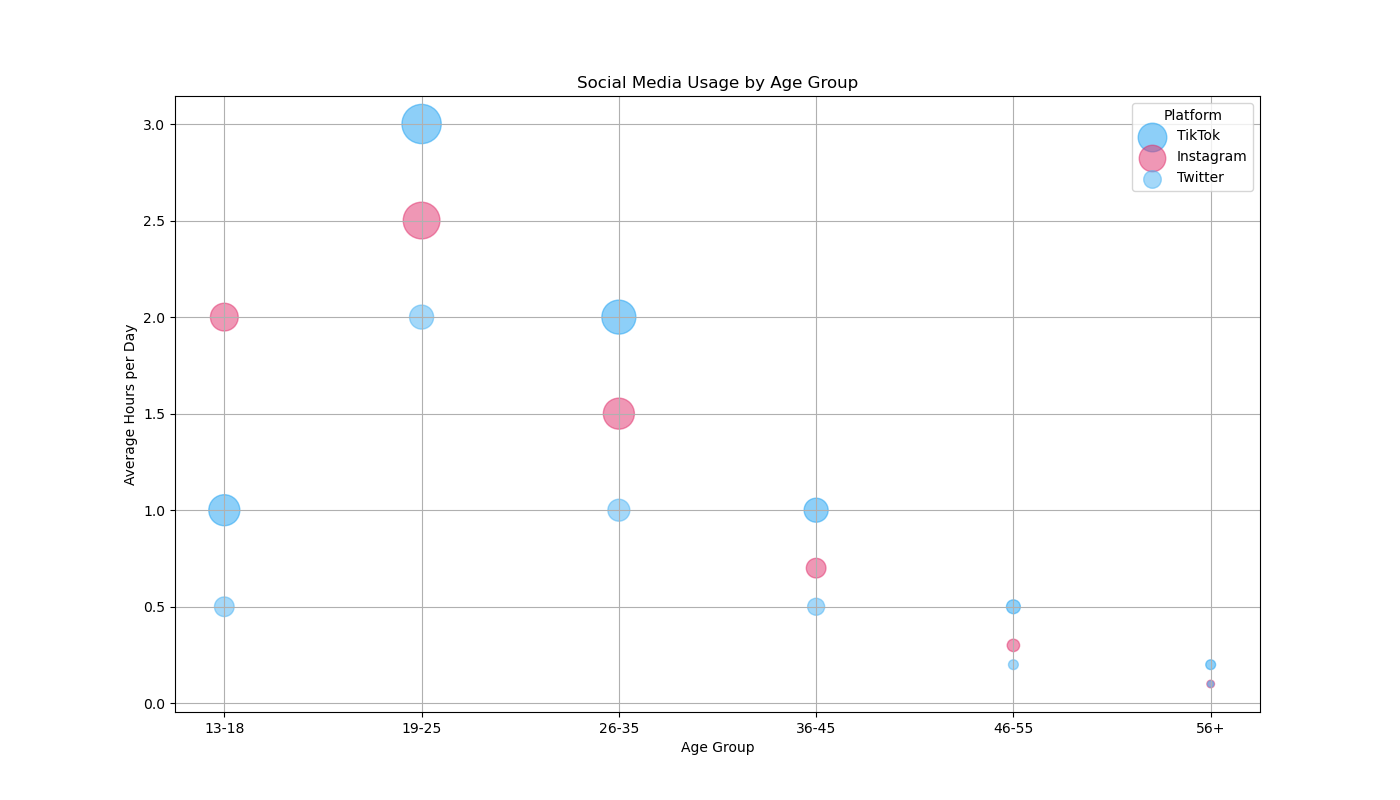

The script that drew this image:

import matplotlib.pyplot as plt
import pandas as pd

# Step 1: Define the table data as pandas DataFrame
data = {
    "Age Group": ["13-18", "13-18", "13-18", "19-25", "19-25", "19-25", 
                  "26-35", "26-35", "26-35", "36-45", "36-45", "36-45",
                  "46-55", "46-55", "46-55", "56+", "56+", "56+"],
    "Hours per day": [1, 2, 0.5, 3, 2.5, 2, 2, 1.5, 1, 1, 0.7, 0.5, 0.5, 0.3, 0.2, 0.2, 0.1, 0.1],
    "Number of Users": [500000, 400000, 200000, 800000, 700000, 300000, 
                        600000, 500000, 250000, 300000, 200000, 150000,
                        100000, 80000, 50000, 50000, 30000, 20000],
    "Platform": ["TikTok", "Instagram", "Twitter", "TikTok", 
                 "Instagram", "Twitter", "TikTok", "Instagram", 
                 "Twitter", "TikTok", "Instagram", "Twitter", 
                 "TikTok", "Instagram", "Twitter", "TikTok", 
                 "Instagram", "Twitter"]
}
df = pd.DataFrame(data)

# Step 2: Prepare the color mapping
platform_colors = {
    'TikTok': '#1DA1F2',
    'Instagram': '#E1306C',
    'Twitter': '#4AB3F4'
}

# Step 3: Generate the bubble chart
plt.figure(figsize=(14, 8))  # Change width and height reasonably
for platform in df['Platform'].unique():
    subset = df[df['Platform'] == platform]
    plt.scatter(
        subset['Age Group'], 
        subset['Hours per day'], 
        s=subset['Number of Users']/1000,  # Bubble sizes
        alpha=0.5,
        color=platform_colors[platform],
        label=platform
    )

# Step 4: Chart formatting and topic/headline changes
plt.title('Social Media Usage by Age Group')
plt.xlabel('Age Group')
plt.ylabel('Average Hours per Day')
plt.legend(title='Platform')
plt.grid(True)
plt.show()
